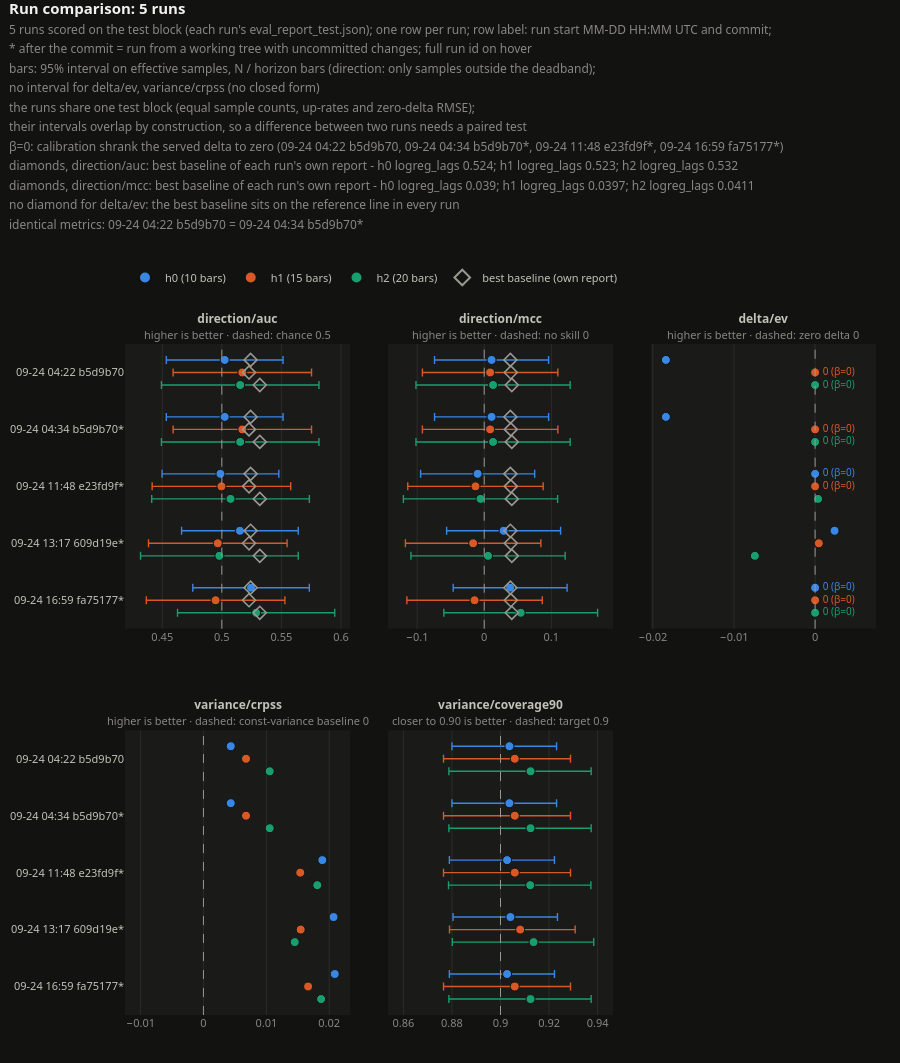

Here is the notebook cell this chart was saved with:
### Code cell
runs_comparison_figure(runs, METRICS, run_dirs=RUNS_GLOB).show() if len(runs) else print("no scored runs yet")

### Figure 1 — Plotly figure (JSON) as saved in the notebook; plotly's stock layout.template omitted (floating-point values rounded to 4 significant figures)
{"data": [{"error_x": {"array": [0.04901, 0.04901, 0.04901, 0.04897, 0.04892], "arrayminus": [0.04901, 0.04901, 0.04901, 0.04897, 0.04892], "color": "#3987e5", "symmetric": false, "thickness": 1.4, "type": "data", "width": 4}, "hoverinfo": "text", "hovertext": ["20260924T042208Z-b5d9b70-af67ee43<br>h0/direction/auc = 0.5024<br>95% interval 0.4534 to 0.5514", "20260924T043447Z-b5d9b70-dirty-af67ee43<br>h0/direction/auc = 0.5024<br>95% interval 0.4534 to 0.5514", "20260924T114819Z-e23fd9f-dirty-af67ee43<br>h0/direction/auc = 0.4988<br>95% interval 0.4498 to 0.5479", "20260924T131735Z-609d19e-dirty-af67ee43<br>h0/direction/auc = 0.5152<br>95% interval 0.4662 to 0.5642", "20260924T165923Z-fa75177-dirty-af67ee43<br>h0/direction/auc = 0.5245<br>95% interval 0.4756 to 0.5735"], "legendgroup": "h0 (10 bars)", "legendrank": 1, "marker": {"color": "#3987e5", "line": {"color": "#121211", "width": 1}, "size": 9}, "mode": "markers", "name": "h0 (10 bars)", "showlegend": true, "type": "scatter", "x": [0.5024, 0.5024, 0.4988, 0.5152, 0.5245], "xaxis": "x", "y": [-0.22, 0.78, 1.78, 2.78, 3.78], "yaxis": "y"}, {"hoverinfo": "text", "hovertext": ["20260924T042208Z-b5d9b70-af67ee43<br>best baseline for h0/direction/auc: logreg_lags 0.5241", "20260924T043447Z-b5d9b70-dirty-af67ee43<br>best baseline for h0/direction/auc: logreg_lags 0.5241", "20260924T114819Z-e23fd9f-dirty-af67ee43<br>best baseline for h0/direction/auc: logreg_lags 0.5241", "20260924T131735Z-609d19e-dirty-af67ee43<br>best baseline for h0/direction/auc: logreg_lags 0.5241", "20260924T165923Z-fa75177-dirty-af67ee43<br>best baseline for h0/direction/auc: logreg_lags 0.5241"], "legendgroup": "baseline", "legendrank": 10, "marker": {"color": "#9a9890", "line": {"color": "#9a9890", "width": 1.6}, "size": 10, "symbol": "diamond-open"}, "mode": "markers", "name": "best baseline (own report)", "showlegend": true, "type": "scatter", "x": [0.5241, 0.5241, 0.5241, 0.5241, 0.5241], "xaxis": "x", "y": [-0.22, 0.78, 1.78, 2.78, 3.78], "yaxis": "y"}, {"error_x": {"array": [0.0581, 0.0581, 0.05817, 0.05817, 0.05817], "arrayminus": [0.0581, 0.0581, 0.05817, 0.05817, 0.05817], "color": "#d95926", "symmetric": false, "thickness": 1.4, "type": "data", "width": 4}, "hoverinfo": "text", "hovertext": ["20260924T042208Z-b5d9b70-af67ee43<br>h1/direction/auc = 0.5172<br>95% interval 0.4591 to 0.5753", "20260924T043447Z-b5d9b70-dirty-af67ee43<br>h1/direction/auc = 0.5172<br>95% interval 0.4591 to 0.5753", "20260924T114819Z-e23fd9f-dirty-af67ee43<br>h1/direction/auc = 0.4997<br>95% interval 0.4415 to 0.5578", "20260924T131735Z-609d19e-dirty-af67ee43<br>h1/direction/auc = 0.4966<br>95% interval 0.4384 to 0.5548", "20260924T165923Z-fa75177-dirty-af67ee43<br>h1/direction/auc = 0.4948<br>95% interval 0.4366 to 0.5529"], "legendgroup": "h1 (15 bars)", "legendrank": 2, "marker": {"color": "#d95926", "line": {"color": "#121211", "width": 1}, "size": 9}, "mode": "markers", "name": "h1 (15 bars)", "showlegend": true, "type": "scatter", "x": [0.5172, 0.5172, 0.4997, 0.4966, 0.4948], "xaxis": "x", "y": [0.0, 1.0, 2.0, 3.0, 4.0], "yaxis": "y"}, {"hoverinfo": "text", "hovertext": ["20260924T042208Z-b5d9b70-af67ee43<br>best baseline for h1/direction/auc: logreg_lags 0.5228", "20260924T043447Z-b5d9b70-dirty-af67ee43<br>best baseline for h1/direction/auc: logreg_lags 0.5228", "20260924T114819Z-e23fd9f-dirty-af67ee43<br>best baseline for h1/direction/auc: logreg_lags 0.5228", "20260924T131735Z-609d19e-dirty-af67ee43<br>best baseline for h1/direction/auc: logreg_lags 0.5228", "20260924T165923Z-fa75177-dirty-af67ee43<br>best baseline for h1/direction/auc: logreg_lags 0.5228"], "legendgroup": "baseline", "legendrank": 10, "marker": {"color": "#9a9890", "line": {"color": "#9a9890", "width": 1.6}, "size": 10, "symbol": "diamond-open"}, "mode": "markers", "name": "best baseline (own report)", "showlegend": false, "type": "scatter", "x": [0.5228, 0.5228, 0.5228, 0.5228, 0.5228], "xaxis": "x", "y": [0.0, 1.0, 2.0, 3.0, 4.0], "yaxis": "y"}, {"error_x": {"array": [0.06612, 0.06612, 0.06617, 0.06619, 0.06601], "arrayminus": [0.06612, 0.06612, 0.06617, 0.06619, 0.06601], "color": "#199e70", "symmetric": false, "thickness": 1.4, "type": "data", "width": 4}, "hoverinfo": "text", "hovertext": ["20260924T042208Z-b5d9b70-af67ee43<br>h2/direction/auc = 0.5154<br>95% interval 0.4493 to 0.5815", "20260924T043447Z-b5d9b70-dirty-af67ee43<br>h2/direction/auc = 0.5154<br>95% interval 0.4493 to 0.5815", "20260924T114819Z-e23fd9f-dirty-af67ee43<br>h2/direction/auc = 0.5073<br>95% interval 0.4411 to 0.5735", "20260924T131735Z-609d19e-dirty-af67ee43<br>h2/direction/auc = 0.4979<br>95% interval 0.4317 to 0.5641", "20260924T165923Z-fa75177-dirty-af67ee43<br>h2/direction/auc = 0.5288<br>95% interval 0.4628 to 0.5948"], "legendgroup": "h2 (20 bars)", "legendrank": 3, "marker": {"color": "#199e70", "line": {"color": "#121211", "width": 1}, "size": 9}, "mode": "markers", "name": "h2 (20 bars)", "showlegend": true, "type": "scatter", "x": [0.5154, 0.5154, 0.5073, 0.4979, 0.5288], "xaxis": "x", "y": [0.22, 1.22, 2.22, 3.22, 4.22], "yaxis": "y"}, {"hoverinfo": "text", "hovertext": ["20260924T042208Z-b5d9b70-af67ee43<br>best baseline for h2/direction/auc: logreg_lags 0.5319", "20260924T043447Z-b5d9b70-dirty-af67ee43<br>best baseline for h2/direction/auc: logreg_lags 0.5319", "20260924T114819Z-e23fd9f-dirty-af67ee43<br>best baseline for h2/direction/auc: logreg_lags 0.5319", "20260924T131735Z-609d19e-dirty-af67ee43<br>best baseline for h2/direction/auc: logreg_lags 0.5319", "20260924T165923Z-fa75177-dirty-af67ee43<br>best baseline for h2/direction/auc: logreg_lags 0.5319"], "legendgroup": "baseline", "legendrank": 10, "marker": {"color": "#9a9890", "line": {"color": "#9a9890", "width": 1.6}, "size": 10, "symbol": "diamond-open"}, "mode": "markers", "name": "best baseline (own report)", "showlegend": false, "type": "scatter", "x": [0.5319, 0.5319, 0.5319, 0.5319, 0.5319], "xaxis": "x", "y": [0.22, 1.22, 2.22, 3.22, 4.22], "yaxis": "y"}, {"error_x": {"array": [0.085, 0.085, 0.08501, 0.08494, 0.08489], "arrayminus": [0.085, 0.085, 0.08501, 0.08494, 0.08489], "color": "#3987e5", "symmetric": false, "thickness": 1.4, "type": "data", "width": 4}, "hoverinfo": "text", "hovertext": ["20260924T042208Z-b5d9b70-af67ee43<br>h0/direction/mcc = 0.01097<br>95% interval -0.07403 to 0.09598", "20260924T043447Z-b5d9b70-dirty-af67ee43<br>h0/direction/mcc = 0.01097<br>95% interval -0.07403 to 0.09598", "20260924T114819Z-e23fd9f-dirty-af67ee43<br>h0/direction/mcc = -0.009812<br>95% interval -0.09482 to 0.07519", "20260924T131735Z-609d19e-dirty-af67ee43<br>h0/direction/mcc = 0.02892<br>95% interval -0.05603 to 0.1139", "20260924T165923Z-fa75177-dirty-af67ee43<br>h0/direction/mcc = 0.03865<br>95% interval -0.04624 to 0.1235"], "legendgroup": "h0 (10 bars)", "legendrank": 1, "marker": {"color": "#3987e5", "line": {"color": "#121211", "width": 1}, "size": 9}, "mode": "markers", "name": "h0 (10 bars)", "showlegend": false, "type": "scatter", "x": [0.01097, 0.01097, -0.009812, 0.02892, 0.03865], "xaxis": "x2", "y": [-0.22, 0.78, 1.78, 2.78, 3.78], "yaxis": "y2"}, {"hoverinfo": "text", "hovertext": ["20260924T042208Z-b5d9b70-af67ee43<br>best baseline for h0/direction/mcc: logreg_lags 0.03899", "20260924T043447Z-b5d9b70-dirty-af67ee43<br>best baseline for h0/direction/mcc: logreg_lags 0.03899", "20260924T114819Z-e23fd9f-dirty-af67ee43<br>best baseline for h0/direction/mcc: logreg_lags 0.03899", "20260924T131735Z-609d19e-dirty-af67ee43<br>best baseline for h0/direction/mcc: logreg_lags 0.03899", "20260924T165923Z-fa75177-dirty-af67ee43<br>best baseline for h0/direction/mcc: logreg_lags 0.03899"], "legendgroup": "baseline", "legendrank": 10, "marker": {"color": "#9a9890", "line": {"color": "#9a9890", "width": 1.6}, "size": 10, "symbol": "diamond-open"}, "mode": "markers", "name": "best baseline (own report)", "showlegend": false, "type": "scatter", "x": [0.03899, 0.03899, 0.03899, 0.03899, 0.03899], "xaxis": "x2", "y": [-0.22, 0.78, 1.78, 2.78, 3.78], "yaxis": "y2"}, {"error_x": {"array": [0.101, 0.101, 0.101, 0.1009, 0.1009], "arrayminus": [0.101, 0.101, 0.101, 0.1009, 0.1009], "color": "#d95926", "symmetric": false, "thickness": 1.4, "type": "data", "width": 4}, "hoverinfo": "text", "hovertext": ["20260924T042208Z-b5d9b70-af67ee43<br>h1/direction/mcc = 0.008827<br>95% interval -0.09214 to 0.1098", "20260924T043447Z-b5d9b70-dirty-af67ee43<br>h1/direction/mcc = 0.008827<br>95% interval -0.09214 to 0.1098", "20260924T114819Z-e23fd9f-dirty-af67ee43<br>h1/direction/mcc = -0.01302<br>95% interval -0.114 to 0.08793", "20260924T131735Z-609d19e-dirty-af67ee43<br>h1/direction/mcc = -0.01651<br>95% interval -0.1175 to 0.08443", "20260924T165923Z-fa75177-dirty-af67ee43<br>h1/direction/mcc = -0.01435<br>95% interval -0.1153 to 0.0866"], "legendgroup": "h1 (15 bars)", "legendrank": 2, "marker": {"color": "#d95926", "line": {"color": "#121211", "width": 1}, "size": 9}, "mode": "markers", "name": "h1 (15 bars)", "showlegend": false, "type": "scatter", "x": [0.008827, 0.008827, -0.01302, -0.01651, -0.01435], "xaxis": "x2", "y": [0.0, 1.0, 2.0, 3.0, 4.0], "yaxis": "y2"}, {"hoverinfo": "text", "hovertext": ["20260924T042208Z-b5d9b70-af67ee43<br>best baseline for h1/direction/mcc: logreg_lags 0.03966", "20260924T043447Z-b5d9b70-dirty-af67ee43<br>best baseline for h1/direction/mcc: logreg_lags 0.03966", "20260924T114819Z-e23fd9f-dirty-af67ee43<br>best baseline for h1/direction/mcc: logreg_lags 0.03966", "20260924T131735Z-609d19e-dirty-af67ee43<br>best baseline for h1/direction/mcc: logreg_lags 0.03966", "20260924T165923Z-fa75177-dirty-af67ee43<br>best baseline for h1/direction/mcc: logreg_lags 0.03966"], "legendgroup": "baseline", "legendrank": 10, "marker": {"color": "#9a9890", "line": {"color": "#9a9890", "width": 1.6}, "size": 10, "symbol": "diamond-open"}, "mode": "markers", "name": "best baseline (own report)", "showlegend": false, "type": "scatter", "x": [0.03966, 0.03966, 0.03966, 0.03966, 0.03966], "xaxis": "x2", "y": [0.0, 1.0, 2.0, 3.0, 4.0], "yaxis": "y2"}, {"error_x": {"array": [0.1149, 0.1149, 0.115, 0.115, 0.1146], "arrayminus": [0.1149, 0.1149, 0.115, 0.115, 0.1146], "color": "#199e70", "symmetric": false, "thickness": 1.4, "type": "data", "width": 4}, "hoverinfo": "text", "hovertext": ["20260924T042208Z-b5d9b70-af67ee43<br>h2/direction/mcc = 0.01321<br>95% interval -0.1017 to 0.1281", "20260924T043447Z-b5d9b70-dirty-af67ee43<br>h2/direction/mcc = 0.01321<br>95% interval -0.1017 to 0.1281", "20260924T114819Z-e23fd9f-dirty-af67ee43<br>h2/direction/mcc = -0.00552<br>95% interval -0.1205 to 0.1094", "20260924T131735Z-609d19e-dirty-af67ee43<br>h2/direction/mcc = 0.005739<br>95% interval -0.1092 to 0.1207", "20260924T165923Z-fa75177-dirty-af67ee43<br>h2/direction/mcc = 0.05442<br>95% interval -0.06019 to 0.169"], "legendgroup": "h2 (20 bars)", "legendrank": 3, "marker": {"color": "#199e70", "line": {"color": "#121211", "width": 1}, "size": 9}, "mode": "markers", "name": "h2 (20 bars)", "showlegend": false, "type": "scatter", "x": [0.01321, 0.01321, -0.00552, 0.005739, 0.05442], "xaxis": "x2", "y": [0.22, 1.22, 2.22, 3.22, 4.22], "yaxis": "y2"}, {"hoverinfo": "text", "hovertext": ["20260924T042208Z-b5d9b70-af67ee43<br>best baseline for h2/direction/mcc: logreg_lags 0.04112", "20260924T043447Z-b5d9b70-dirty-af67ee43<br>best baseline for h2/direction/mcc: logreg_lags 0.04112", "20260924T114819Z-e23fd9f-dirty-af67ee43<br>best baseline for h2/direction/mcc: logreg_lags 0.04112", "20260924T131735Z-609d19e-dirty-af67ee43<br>best baseline for h2/direction/mcc: logreg_lags 0.04112", "20260924T165923Z-fa75177-dirty-af67ee43<br>best baseline for h2/direction/mcc: logreg_lags 0.04112"], "legendgroup": "baseline", "legendrank": 10, "marker": {"color": "#9a9890", "line": {"color": "#9a9890", "width": 1.6}, "size": 10, "symbol": "diamond-open"}, "mode": "markers", "name": "best baseline (own report)", "showlegend": false, "type": "scatter", "x": [0.04112, 0.04112, 0.04112, 0.04112, 0.04112], "xaxis": "x2", "y": [0.22, 1.22, 2.22, 3.22, 4.22], "yaxis": "y2"}, {"error_x": {"array": [0.0, 0.0, 0.0, 0.0, 0.0], "arrayminus": [0.0, 0.0, 0.0, 0.0, 0.0], "color": "#3987e5", "symmetric": false, "thickness": 1.4, "type": "data", "width": 4}, "hoverinfo": "text", "hovertext": ["20260924T042208Z-b5d9b70-af67ee43<br>h0/delta/ev = -0.01838", "20260924T043447Z-b5d9b70-dirty-af67ee43<br>h0/delta/ev = -0.01838", "20260924T114819Z-e23fd9f-dirty-af67ee43<br>h0/delta/ev = 0<br>served delta shrunk to 0 by calibration (β=0)", "20260924T131735Z-609d19e-dirty-af67ee43<br>h0/delta/ev = 0.002399", "20260924T165923Z-fa75177-dirty-af67ee43<br>h0/delta/ev = 0<br>served delta shrunk to 0 by calibration (β=0)"], "legendgroup": "h0 (10 bars)", "legendrank": 1, "marker": {"color": "#3987e5", "line": {"color": "#121211", "width": 1}, "size": 9}, "mode": "markers", "name": "h0 (10 bars)", "showlegend": false, "type": "scatter", "x": [-0.01838, -0.01838, 0.0, 0.002399, 0.0], "xaxis": "x3", "y": [-0.22, 0.78, 1.78, 2.78, 3.78], "yaxis": "y3"}, {"cliponaxis": false, "hoverinfo": "skip", "mode": "text", "showlegend": false, "text": ["  0 (β=0)", "  0 (β=0)"], "textfont": {"color": "#3987e5", "size": 10}, "textposition": ["middle right", "middle right"], "type": "scatter", "x": [0.0, 0.0], "xaxis": "x3", "y": [1.78, 3.78], "yaxis": "y3"}, {"error_x": {"array": [0.0, 0.0, 0.0, 0.0, 0.0], "arrayminus": [0.0, 0.0, 0.0, 0.0, 0.0], "color": "#d95926", "symmetric": false, "thickness": 1.4, "type": "data", "width": 4}, "hoverinfo": "text", "hovertext": ["20260924T042208Z-b5d9b70-af67ee43<br>h1/delta/ev = 0<br>served delta shrunk to 0 by calibration (β=0)", "20260924T043447Z-b5d9b70-dirty-af67ee43<br>h1/delta/ev = 0<br>served delta shrunk to 0 by calibration (β=0)", "20260924T114819Z-e23fd9f-dirty-af67ee43<br>h1/delta/ev = 0<br>served delta shrunk to 0 by calibration (β=0)", "20260924T131735Z-609d19e-dirty-af67ee43<br>h1/delta/ev = 0.0004602", "20260924T165923Z-fa75177-dirty-af67ee43<br>h1/delta/ev = 0<br>served delta shrunk to 0 by calibration (β=0)"], "legendgroup": "h1 (15 bars)", "legendrank": 2, "marker": {"color": "#d95926", "line": {"color": "#121211", "width": 1}, "size": 9}, "mode": "markers", "name": "h1 (15 bars)", "showlegend": false, "type": "scatter", "x": [0.0, 0.0, 0.0, 0.0004602, 0.0], "xaxis": "x3", "y": [0.0, 1.0, 2.0, 3.0, 4.0], "yaxis": "y3"}, {"cliponaxis": false, "hoverinfo": "skip", "mode": "text", "showlegend": false, "text": ["  0 (β=0)", "  0 (β=0)", "  0 (β=0)", "  0 (β=0)"], "textfont": {"color": "#d95926", "size": 10}, "textposition": ["middle right", "middle right", "middle right", "middle right"], "type": "scatter", "x": [0.0, 0.0, 0.0, 0.0], "xaxis": "x3", "y": [0.0, 1.0, 2.0, 4.0], "yaxis": "y3"}, {"error_x": {"array": [0.0, 0.0, 0.0, 0.0, 0.0], "arrayminus": [0.0, 0.0, 0.0, 0.0, 0.0], "color": "#199e70", "symmetric": false, "thickness": 1.4, "type": "data", "width": 4}, "hoverinfo": "text", "hovertext": ["20260924T042208Z-b5d9b70-af67ee43<br>h2/delta/ev = 0<br>served delta shrunk to 0 by calibration (β=0)", "20260924T043447Z-b5d9b70-dirty-af67ee43<br>h2/delta/ev = 0<br>served delta shrunk to 0 by calibration (β=0)", "20260924T114819Z-e23fd9f-dirty-af67ee43<br>h2/delta/ev = 0.0003692", "20260924T131735Z-609d19e-dirty-af67ee43<br>h2/delta/ev = -0.007421", "20260924T165923Z-fa75177-dirty-af67ee43<br>h2/delta/ev = 0<br>served delta shrunk to 0 by calibration (β=0)"], "legendgroup": "h2 (20 bars)", "legendrank": 3, "marker": {"color": "#199e70", "line": {"color": "#121211", "width": 1}, "size": 9}, "mode": "markers", "name": "h2 (20 bars)", "showlegend": false, "type": "scatter", "x": [0.0, 0.0, 0.0003692, -0.007421, 0.0], "xaxis": "x3", "y": [0.22, 1.22, 2.22, 3.22, 4.22], "yaxis": "y3"}, {"cliponaxis": false, "hoverinfo": "skip", "mode": "text", "showlegend": false, "text": ["  0 (β=0)", "  0 (β=0)", "  0 (β=0)"], "textfont": {"color": "#199e70", "size": 10}, "textposition": ["middle right", "middle right", "middle right"], "type": "scatter", "x": [0.0, 0.0, 0.0], "xaxis": "x3", "y": [0.22, 1.22, 4.22], "yaxis": "y3"}, {"error_x": {"array": [0.0, 0.0, 0.0, 0.0, 0.0], "arrayminus": [0.0, 0.0, 0.0, 0.0, 0.0], "color": "#3987e5", "symmetric": false, "thickness": 1.4, "type": "data", "width": 4}, "hoverinfo": "text", "hovertext": ["20260924T042208Z-b5d9b70-af67ee43<br>h0/variance/crpss = 0.004345", "20260924T043447Z-b5d9b70-dirty-af67ee43<br>h0/variance/crpss = 0.004345", "20260924T114819Z-e23fd9f-dirty-af67ee43<br>h0/variance/crpss = 0.0189", "20260924T131735Z-609d19e-dirty-af67ee43<br>h0/variance/crpss = 0.02069", "20260924T165923Z-fa75177-dirty-af67ee43<br>h0/variance/crpss = 0.02088"], "legendgroup": "h0 (10 bars)", "legendrank": 1, "marker": {"color": "#3987e5", "line": {"color": "#121211", "width": 1}, "size": 9}, "mode": "markers", "name": "h0 (10 bars)", "showlegend": false, "type": "scatter", "x": [0.004345, 0.004345, 0.0189, 0.02069, 0.02088], "xaxis": "x4", "y": [-0.22, 0.78, 1.78, 2.78, 3.78], "yaxis": "y4"}, {"error_x": {"array": [0.0, 0.0, 0.0, 0.0, 0.0], "arrayminus": [0.0, 0.0, 0.0, 0.0, 0.0], "color": "#d95926", "symmetric": false, "thickness": 1.4, "type": "data", "width": 4}, "hoverinfo": "text", "hovertext": ["20260924T042208Z-b5d9b70-af67ee43<br>h1/variance/crpss = 0.006771", "20260924T043447Z-b5d9b70-dirty-af67ee43<br>h1/variance/crpss = 0.006771", "20260924T114819Z-e23fd9f-dirty-af67ee43<br>h1/variance/crpss = 0.01539", "20260924T131735Z-609d19e-dirty-af67ee43<br>h1/variance/crpss = 0.01546", "20260924T165923Z-fa75177-dirty-af67ee43<br>h1/variance/crpss = 0.01664"], "legendgroup": "h1 (15 bars)", "legendrank": 2, "marker": {"color": "#d95926", "line": {"color": "#121211", "width": 1}, "size": 9}, "mode": "markers", "name": "h1 (15 bars)", "showlegend": false, "type": "scatter", "x": [0.006771, 0.006771, 0.01539, 0.01546, 0.01664], "xaxis": "x4", "y": [0.0, 1.0, 2.0, 3.0, 4.0], "yaxis": "y4"}, {"error_x": {"array": [0.0, 0.0, 0.0, 0.0, 0.0], "arrayminus": [0.0, 0.0, 0.0, 0.0, 0.0], "color": "#199e70", "symmetric": false, "thickness": 1.4, "type": "data", "width": 4}, "hoverinfo": "text", "hovertext": ["20260924T042208Z-b5d9b70-af67ee43<br>h2/variance/crpss = 0.01054", "20260924T043447Z-b5d9b70-dirty-af67ee43<br>h2/variance/crpss = 0.01054", "20260924T114819Z-e23fd9f-dirty-af67ee43<br>h2/variance/crpss = 0.0181", "20260924T131735Z-609d19e-dirty-af67ee43<br>h2/variance/crpss = 0.01452", "20260924T165923Z-fa75177-dirty-af67ee43<br>h2/variance/crpss = 0.01871"], "legendgroup": "h2 (20 bars)", "legendrank": 3, "marker": {"color": "#199e70", "line": {"color": "#121211", "width": 1}, "size": 9}, "mode": "markers", "name": "h2 (20 bars)", "showlegend": false, "type": "scatter", "x": [0.01054, 0.01054, 0.0181, 0.01452, 0.01871], "xaxis": "x4", "y": [0.22, 1.22, 2.22, 3.22, 4.22], "yaxis": "y4"}, {"error_x": {"array": [0.01941, 0.01941, 0.01951, 0.01937, 0.01951], "arrayminus": [0.02368, 0.02368, 0.02377, 0.02364, 0.02377], "color": "#3987e5", "symmetric": false, "thickness": 1.4, "type": "data", "width": 4}, "hoverinfo": "text", "hovertext": ["20260924T042208Z-b5d9b70-af67ee43<br>h0/variance/coverage90 = 0.9037<br>95% interval 0.88 to 0.9231", "20260924T043447Z-b5d9b70-dirty-af67ee43<br>h0/variance/coverage90 = 0.9037<br>95% interval 0.88 to 0.9231", "20260924T114819Z-e23fd9f-dirty-af67ee43<br>h0/variance/coverage90 = 0.9027<br>95% interval 0.8789 to 0.9222", "20260924T131735Z-609d19e-dirty-af67ee43<br>h0/variance/coverage90 = 0.9041<br>95% interval 0.8805 to 0.9235", "20260924T165923Z-fa75177-dirty-af67ee43<br>h0/variance/coverage90 = 0.9027<br>95% interval 0.8789 to 0.9222"], "legendgroup": "h0 (10 bars)", "legendrank": 1, "marker": {"color": "#3987e5", "line": {"color": "#121211", "width": 1}, "size": 9}, "mode": "markers", "name": "h0 (10 bars)", "showlegend": false, "type": "scatter", "x": [0.9037, 0.9037, 0.9027, 0.9041, 0.9027], "xaxis": "x5", "y": [-0.22, 0.78, 1.78, 2.78, 3.78], "yaxis": "y5"}, {"error_x": {"array": [0.02294, 0.02294, 0.02294, 0.02265, 0.02294], "arrayminus": [0.02936, 0.02936, 0.02936, 0.0291, 0.02936], "color": "#d95926", "symmetric": false, "thickness": 1.4, "type": "data", "width": 4}, "hoverinfo": "text", "hovertext": ["20260924T042208Z-b5d9b70-af67ee43<br>h1/variance/coverage90 = 0.9059<br>95% interval 0.8765 to 0.9288", "20260924T043447Z-b5d9b70-dirty-af67ee43<br>h1/variance/coverage90 = 0.9059<br>95% interval 0.8765 to 0.9288", "20260924T114819Z-e23fd9f-dirty-af67ee43<br>h1/variance/coverage90 = 0.9059<br>95% interval 0.8765 to 0.9288", "20260924T131735Z-609d19e-dirty-af67ee43<br>h1/variance/coverage90 = 0.9081<br>95% interval 0.879 to 0.9308", "20260924T165923Z-fa75177-dirty-af67ee43<br>h1/variance/coverage90 = 0.9059<br>95% interval 0.8765 to 0.9288"], "legendgroup": "h1 (15 bars)", "legendrank": 2, "marker": {"color": "#d95926", "line": {"color": "#121211", "width": 1}, "size": 9}, "mode": "markers", "name": "h1 (15 bars)", "showlegend": false, "type": "scatter", "x": [0.9059, 0.9059, 0.9059, 0.9081, 0.9059], "xaxis": "x5", "y": [0.0, 1.0, 2.0, 3.0, 4.0], "yaxis": "y5"}, {"error_x": {"array": [0.02497, 0.02497, 0.02499, 0.02477, 0.02497], "arrayminus": [0.03363, 0.03363, 0.03365, 0.03347, 0.03363], "color": "#199e70", "symmetric": false, "thickness": 1.4, "type": "data", "width": 4}, "hoverinfo": "text", "hovertext": ["20260924T042208Z-b5d9b70-af67ee43<br>h2/variance/coverage90 = 0.9124<br>95% interval 0.8787 to 0.9374", "20260924T043447Z-b5d9b70-dirty-af67ee43<br>h2/variance/coverage90 = 0.9124<br>95% interval 0.8787 to 0.9374", "20260924T114819Z-e23fd9f-dirty-af67ee43<br>h2/variance/coverage90 = 0.9122<br>95% interval 0.8786 to 0.9372", "20260924T131735Z-609d19e-dirty-af67ee43<br>h2/variance/coverage90 = 0.9136<br>95% interval 0.8802 to 0.9384", "20260924T165923Z-fa75177-dirty-af67ee43<br>h2/variance/coverage90 = 0.9124<br>95% interval 0.8787 to 0.9374"], "legendgroup": "h2 (20 bars)", "legendrank": 3, "marker": {"color": "#199e70", "line": {"color": "#121211", "width": 1}, "size": 9}, "mode": "markers", "name": "h2 (20 bars)", "showlegend": false, "type": "scatter", "x": [0.9124, 0.9124, 0.9122, 0.9136, 0.9124], "xaxis": "x5", "y": [0.22, 1.22, 2.22, 3.22, 4.22], "yaxis": "y5"}], "layout": {"annotations": [{"font": {"color": "#c3c2b7", "size": 12}, "showarrow": false, "text": "<b>direction/auc</b><br><span style='font-size:11px;color:#898781'>higher is better · dashed: chance 0.5</span>", "x": 0.15, "xanchor": "center", "xref": "paper", "y": 1.0, "yanchor": "bottom", "yref": "paper"}, {"font": {"color": "#c3c2b7", "size": 12}, "showarrow": false, "text": "<b>direction/mcc</b><br><span style='font-size:11px;color:#898781'>higher is better · dashed: no skill 0</span>", "x": 0.5, "xanchor": "center", "xref": "paper", "y": 1.0, "yanchor": "bottom", "yref": "paper"}, {"font": {"color": "#c3c2b7", "size": 12}, "showarrow": false, "text": "<b>delta/ev</b><br><span style='font-size:11px;color:#898781'>higher is better · dashed: zero delta 0</span>", "x": 0.85, "xanchor": "center", "xref": "paper", "y": 1.0, "yanchor": "bottom", "yref": "paper"}, {"font": {"color": "#c3c2b7", "size": 12}, "showarrow": false, "text": "<b>variance/crpss</b><br><span style='font-size:11px;color:#898781'>higher is better · dashed: const-variance baseline 0</span>", "x": 0.15, "xanchor": "center", "xref": "paper", "y": 0.4243, "yanchor": "bottom", "yref": "paper"}, {"font": {"color": "#c3c2b7", "size": 12}, "showarrow": false, "text": "<b>variance/coverage90</b><br><span style='font-size:11px;color:#898781'>closer to 0.90 is better · dashed: target 0.9</span>", "x": 0.5, "xanchor": "center", "xref": "paper", "y": 0.4243, "yanchor": "bottom", "yref": "paper"}], "height": 1063, "legend": {"orientation": "h", "x": 0.0, "xanchor": "left", "y": 1.077, "yanchor": "bottom"}, "margin": {"l": 10, "t": 344}, "shapes": [{"line": {"color": "#9a9890", "dash": "dash", "width": 1}, "type": "line", "x0": 0.5, "x1": 0.5, "xref": "x", "y0": 0, "y1": 1, "yref": "y domain"}, {"line": {"color": "#9a9890", "dash": "dash", "width": 1}, "type": "line", "x0": 0.0, "x1": 0.0, "xref": "x2", "y0": 0, "y1": 1, "yref": "y2 domain"}, {"line": {"color": "#9a9890", "dash": "dash", "width": 1}, "type": "line", "x0": 0.0, "x1": 0.0, "xref": "x3", "y0": 0, "y1": 1, "yref": "y3 domain"}, {"line": {"color": "#9a9890", "dash": "dash", "width": 1}, "type": "line", "x0": 0.0, "x1": 0.0, "xref": "x4", "y0": 0, "y1": 1, "yref": "y4 domain"}, {"line": {"color": "#9a9890", "dash": "dash", "width": 1}, "type": "line", "x0": 0.9, "x1": 0.9, "xref": "x5", "y0": 0, "y1": 1, "yref": "y5 domain"}], "title": {"text": "<b>Run comparison: 5 runs</b><br><span style='font-size:12px;color:#898781'>5 runs scored on the test block (each run's eval_report_test.json); one row per run; row label: run start MM-DD HH:MM UTC and commit;<br>* after the commit = run from a working tree with uncommitted changes; full run id on hover<br>bars: 95% interval on effective samples, N / horizon bars (direction: only samples outside the deadband);<br>no interval for delta/ev, variance/crpss (no closed form)<br>the runs share one test block (equal sample counts, up-rates and zero-delta RMSE);<br>their intervals overlap by construction, so a difference between two runs needs a paired test<br>β=0: calibration shrank the served delta to zero (09-24 04:22 b5d9b70, 09-24 04:34 b5d9b70*, 09-24 11:48 e23fd9f*, 09-24 16:59 fa75177*)<br>diamonds, direction/auc: best baseline of each run's own report - h0 logreg_lags 0.524; h1 logreg_lags 0.523; h2 logreg_lags 0.532<br>diamonds, direction/mcc: best baseline of each run's own report - h0 logreg_lags 0.039; h1 logreg_lags 0.0397; h2 logreg_lags 0.0411<br>no diamond for delta/ev: the best baseline sits on the reference line in every run<br>identical metrics: 09-24 04:22 b5d9b70 = 09-24 04:34 b5d9b70*</span>"}, "xaxis": {"anchor": "y", "domain": [0.0, 0.3], "exponentformat": "none", "range": [0.4187, 0.6079], "tickformat": ".3~r", "zeroline": false}, "xaxis2": {"anchor": "y2", "domain": [0.35, 0.65], "exponentformat": "none", "range": [-0.1436, 0.1922], "tickformat": ".3~r", "zeroline": false}, "xaxis3": {"anchor": "y3", "domain": [0.7, 1.0], "exponentformat": "none", "range": [-0.02025, 0.007503], "tickformat": ".3~r", "zeroline": false}, "xaxis4": {"anchor": "y4", "domain": [0.0, 0.3], "exponentformat": "none", "range": [-0.01247, 0.02335], "tickformat": ".3~r", "zeroline": false}, "xaxis5": {"anchor": "y5", "domain": [0.35, 0.65], "exponentformat": "none", "range": [0.8536, 0.9464], "tickformat": ".3~r", "zeroline": false}, "yaxis": {"anchor": "x", "domain": [0.5757, 1.0], "range": [4.5, -0.5], "showgrid": false, "tickfont": {"color": "#c3c2b7", "size": 11}, "tickmode": "array", "ticktext": ["09-24 04:22 b5d9b70", "09-24 04:34 b5d9b70*", "09-24 11:48 e23fd9f*", "09-24 13:17 609d19e*", "09-24 16:59 fa75177*"], "tickvals": [0, 1, 2, 3, 4], "zeroline": false}, "yaxis2": {"anchor": "x2", "domain": [0.5757, 1.0], "matches": "y", "range": [4.5, -0.5], "showgrid": false, "showticklabels": false, "tickfont": {"color": "#c3c2b7", "size": 11}, "tickmode": "array", "ticktext": ["09-24 04:22 b5d9b70", "09-24 04:34 b5d9b70*", "09-24 11:48 e23fd9f*", "09-24 13:17 609d19e*", "09-24 16:59 fa75177*"], "tickvals": [0, 1, 2, 3, 4], "zeroline": false}, "yaxis3": {"anchor": "x3", "domain": [0.5757, 1.0], "matches": "y", "range": [4.5, -0.5], "showgrid": false, "showticklabels": false, "tickfont": {"color": "#c3c2b7", "size": 11}, "tickmode": "array", "ticktext": ["09-24 04:22 b5d9b70", "09-24 04:34 b5d9b70*", "09-24 11:48 e23fd9f*", "09-24 13:17 609d19e*", "09-24 16:59 fa75177*"], "tickvals": [0, 1, 2, 3, 4], "zeroline": false}, "yaxis4": {"anchor": "x4", "domain": [0.0, 0.4243], "range": [4.5, -0.5], "showgrid": false, "tickfont": {"color": "#c3c2b7", "size": 11}, "tickmode": "array", "ticktext": ["09-24 04:22 b5d9b70", "09-24 04:34 b5d9b70*", "09-24 11:48 e23fd9f*", "09-24 13:17 609d19e*", "09-24 16:59 fa75177*"], "tickvals": [0, 1, 2, 3, 4], "zeroline": false}, "yaxis5": {"anchor": "x5", "domain": [0.0, 0.4243], "matches": "y4", "range": [4.5, -0.5], "showgrid": false, "showticklabels": false, "tickfont": {"color": "#c3c2b7", "size": 11}, "tickmode": "array", "ticktext": ["09-24 04:22 b5d9b70", "09-24 04:34 b5d9b70*", "09-24 11:48 e23fd9f*", "09-24 13:17 609d19e*", "09-24 16:59 fa75177*"], "tickvals": [0, 1, 2, 3, 4], "zeroline": false}}}
